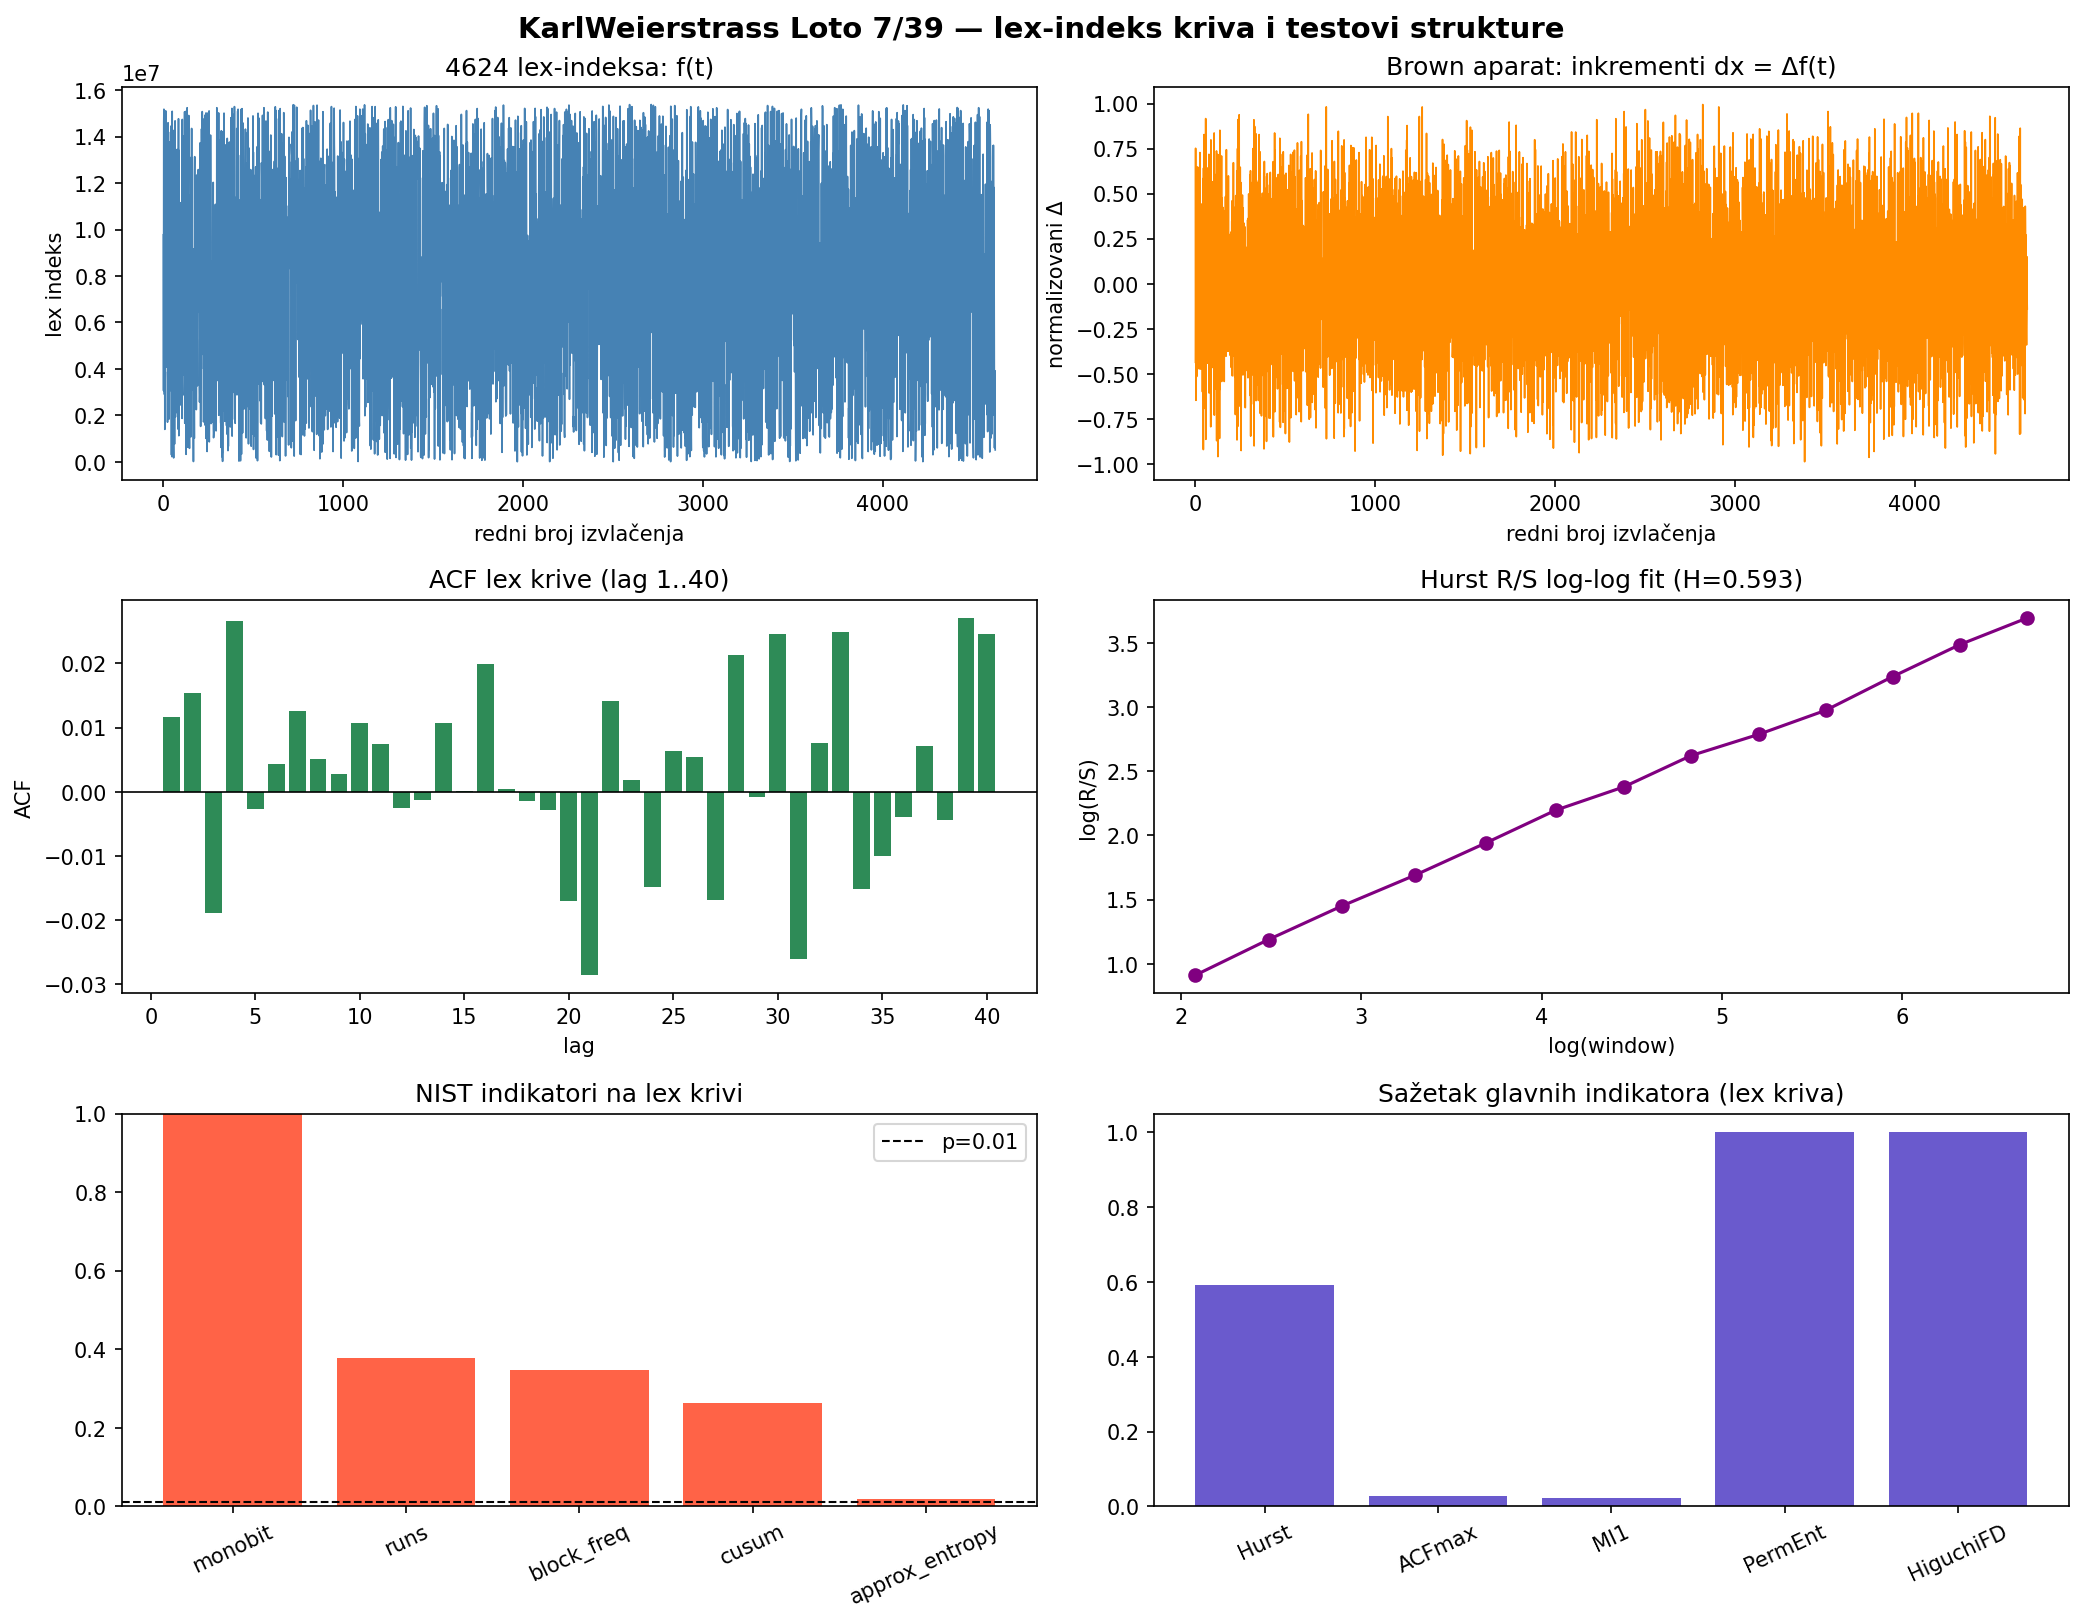

The Python source for this figure:
"""

MATHEMATICAL MYSTERIES
The Curve That Has No Tangent Anywhere
In 1872, Karl Weierstrass produced a curve that is unbroken everywhere and has a tangent nowhere

His function was continuous everywhere. It had no gaps, no jumps, no breaks.
And yet it had no tangent anywhere. Not at one bad point. Not at a few sharp corners. Nowhere.
That was the shock.

https://medium.com/@vplevris/the-curve-that-has-no-tangent-anywhere-272e99cc7945


If you differentiate the infinite sum of cosine functions and look at the coefficients in front of the cosines you will find out that the sum of them is not converging, and no convergence means no differentiability.

Ako diferenciraš beskonačnu sumu kosinusnih funkcija i pogledaš koeficijente ispred kosinusa, videćeš da njihova suma ne konvergira, a kad nema konvergencije, nema ni diferencijabilnosti.

Za našu krivu f(t) = lex-indeks to praktično znači:

Nema lokalne predvidljivosti smera — diferenciranje (kod nas: inkrementi dX = f(t+1) - f(t)) ne daje stabilan "izvod". Drugim rečima, ne postoji broj koji opisuje "trenutnu brzinu" krive; ona u svakom koraku skoči i levo i desno za milione.
Naši rezultati to potvrđuju: Higuchi FD ≈ 1.9988 (skoro maksimalno hrapavo), varijansa scaling slope ≈ 0.0018 (Brown referenca = 1), inkrementi nisu normalni. Sve to kaže da kriva pripada Weierstrass-tipu — neprekidna ali bez prave tangente.
Zato i nije moguće iz jednog poteza pogoditi tačan sledeći lex-indeks; "izvod" ne postoji.
Ono što ipak postoji je globalna struktura: Hurst ≈ 0.59 (slaba perzistentnost), lag-1 ACF/MI nad inkrementima ≈ 0.5 (jedan korak unazad nosi informaciju), rolling H/FD memorija. To koriste naši NEXT modeli — ne kao izvod, nego kao slabe statističke "ručke" oko kojih grade region kandidata, ne jednu tačku.
Ukratko: kriva je "fraktalno-Brownova" po prirodi, lokalno nepredvidljiva (kao Weierstrass), globalno blago perzistentna — i to je upravo prozor kroz koji predikcije iz koraka 3 imaju ikakvog smisla.

ne tražimo "tangentnu formulu" za sledeći broj, nego male statističke tragove u inače veoma hrapavoj krivi.

Ne predviđamo glatku krivu. Lovimo ponavljajuće tragove u hrapavoj krivi.






KarlWeierstrass algorithm for Loto 7/39 prediction

1. Weierstrass-ova funkcija nad svih 4624 do sad izvucenih kombinacija.       

2. Aparati.  
    a) Brownovo kretanje.    
    b) Hurst eksponent (R/S analiza)   
    c) Fraktalna dimenzija.      

3. nad svakim aparatom svaki test  
    a) Hurst eksponent.    
    b) Autokorelacija (ACF).   
    c) Mutual information.   
    d) Sample / permutation entropy.   
    e) NIST baterija testova nasumičnosti.          

Strukturu testiramo nad niz 4624 lex-indeksa (iz skalar 1..15.380.937).      
kad sve to uradis onda cemo izvrsiti analizu rezultata i izabrati sta je najbolje za predikciju sledece loto kombinacije




koncept ovako:

Niz nije 7 kolona nego jedan skalarni niz: svaka Loto 7/39 kombinacija se mapira u lex-indeks 1..C(39,7).
Nad tim nizom od 4624 lex-indeksa posmatramo "Weierstrass/fraktalnu" krivu: možda nema tangente, ali možda ima skrivenu strukturu.
Cilj nije odmah predikcija, nego prvo analiza: da li postoji prediktivna struktura.
Aparati: Brownovo kretanje, Hurst/R-S, fraktalna dimenzija.
Testovi: Hurst, ACF, mutual information, sample/permutation entropy, NIST randomness.
Tek posle rezultata biramo šta može da se koristi za predikciju sledeće kombinacije.




Koristimo:

Izvučene kombinacije: loto7_4624_k43.csv (bez headera) ili loto7hh_4624_k43.csv (sa headerom)
Ceo prostor kombinacija: kombinacije_39C7.csv ili kombinacijeH_39C7.csv
Svaka izvučena kombinacija se mapira na tačan red/indeks u 39C7 prostoru.
Dobijamo niz od 4624 lex-indeksa: to su stvarne 4624 tačke Karlove krive.
Ne radimo krivu od svih 15.380.937 tačaka, nego krivu od 4624 stvarno posećene tačke, gde je svaka tačka njen indeks u ukupnom prostoru.
Dakle f(t) je: t = redni broj izvlačenja 1..4624 f(t) = indeks te kombinacije u kombinacije_39C7.csv

To je osnova za Brown/Hurst/fraktal/NIST analizu.




učitavanje, lex-rank mapiranje, Weierstrass/Brown/Hurst/fraktal aparate, testove i TXT/PNG izlaz.



Skripta radi:

učita loto7_4624_k43.csv
svaku kombinaciju mapira u tačan lex-indeks iz prostora C(39,7)
formira krivu f(t)
računa aparate/testove: Brown inkrementi, Hurst R/S, ACF, mutual information, sample entropy, permutation entropy, Higuchi/Katz fraktalna dimenzija, NIST indikatori
snima 1_KarlWeierstrass.txt
snima 1_KarlWeierstrass.png




Funkcija je u kodu lex_idx (NumPy niz od 4624 vrednosti), f(t) = lex_idx[t-1]. Nacrtana je u trenutnom PNG-u kao mali panel gore-levo, ali je tu zbijena. Dodajem zaseban full-width PNG samo za nju.


dobićeš novu 1_KarlWeierstrass_kriva.png (full-width 16×5) sa svih 4624 tačaka.

Kratka analiza prvih rezultata iz tvog TXT-a:

Hurst H = 0.593 → blago iznad 0.5, ima slabu perzistenciju (dugoročnu pozitivnu zavisnost), nije čist random walk.
ACF max = 0.029 na lag 21 → ispod našeg praga 0.08, linearna memorija je slaba.
Mutual information lag 1 = 0.023, lag 7 = 0.023 → ispod praga 0.05, ni nelinearno nije jako.
Sample entropy = 2.24, permutation entropy = 0.99997 → suštinski maksimalno haotično.
NIST testovi (monobit, runs, block_freq, cusum, approx_entropy): svi p > 0.01 — ne odbacuju random hipotezu.
Inkrementi (Δf): očekivano anti-perzistentni (ACF lag1 = -0.50) jer differencing samo po sebi ubacuje anti-korelaciju, to nije signal o pravoj strukturi.
Zaključak: jedini blagi indikator je Hurst > 0.5 (perzistencija). Ostalo izgleda kao čisto random. Pre nego što kreneš ka modelu, ima smisla proveriti da li je taj Hurst stabilan (npr. testirati na pomeranjima prozora i na permutovanoj seriji za poređenje) — inače može da bude artefakt lex-numerisanja.


"""

import csv
import math
import os
import time
from collections import Counter
from datetime import timedelta

import matplotlib.pyplot as plt
import numpy as np
from scipy import stats


T0 = time.time()

CSV_DRAWS = "/Users/4c/Desktop/GHQ/data/loto7_4624_k43.csv"
CSV_ALL_COMBOS = "/Users/4c/Desktop/GHQ/data/kombinacije_39C7.csv"

HERE = os.path.dirname(os.path.abspath(__file__))
TXT_PATH = os.path.join(HERE, "1_KarlWeierstrass.txt")
PNG_PATH = os.path.join(HERE, "1_KarlWeierstrass.png")

N_MAX = 39
K_PICK = 7
TOTAL_COMBOS = math.comb(N_MAX, K_PICK)


# ─────────────────────────────────────────────────────────────────────
# 1. Mapiranje izvucene kombinacije u lex-indeks iz prostora 39C7
#    Kombinacije u kombinacije_39C7.csv su lex-sortirane:
#    1,2,3,4,5,6,7  → indeks 1
#    1,2,3,4,5,6,8  → indeks 2
#    ...
#    Zato se isti indeks dobija direktno kombinatornom lex-rank formulom,
#    bez ucitavanja 15.380.937 redova u RAM.
# ─────────────────────────────────────────────────────────────────────
def read_loto_csv(path):
    rows = []
    with open(path, "r", encoding="utf-8", newline="") as f:
        reader = csv.reader(f)
        for row in reader:
            if len(row) < K_PICK:
                continue
            try:
                nums = tuple(sorted(int(x) for x in row[:K_PICK]))
            except ValueError:
                continue
            if len(nums) == K_PICK and len(set(nums)) == K_PICK:
                rows.append(nums)
    return rows


def lex_rank_1based(combo, n=N_MAX, k=K_PICK):
    """1-based lexicographic index equivalent to row number in kombinacije_39C7.csv."""
    combo = tuple(sorted(combo))
    rank0 = 0
    prev = 0
    for i, value in enumerate(combo):
        remaining = k - i - 1
        for candidate in range(prev + 1, value):
            rank0 += math.comb(n - candidate, remaining)
        prev = value
    return rank0 + 1


def combo_from_lex_rank_1based(rank, n=N_MAX, k=K_PICK):
    """Inverse lex-rank: indeks iz 1..C(39,7) → loto kombinacija."""
    rank0 = int(rank) - 1
    combo = []
    prev = 0
    for i in range(k):
        remaining = k - i - 1
        for candidate in range(prev + 1, n + 1):
            block = math.comb(n - candidate, remaining)
            if rank0 >= block:
                rank0 -= block
            else:
                combo.append(candidate)
                prev = candidate
                break
    return tuple(combo)


draws = read_loto_csv(CSV_DRAWS)
lex_idx = np.array([lex_rank_1based(row) for row in draws], dtype=np.float64)
t = np.arange(1, len(lex_idx) + 1, dtype=np.float64)

print()
print("KarlWeierstrass / lex-indeks analiza Loto 7/39")
print("=" * 60)
print(f"CSV izvucenih kombinacija: {CSV_DRAWS}")
print(f"CSV prostora 39C7:         {CSV_ALL_COMBOS}")
print(f"Ucitano izvucenja:         {len(draws)}")
print(f"Ukupan prostor C(39,7):    {TOTAL_COMBOS}")
print(f"Prvi lex-indeksi:          {lex_idx[:10].astype(int).tolist()}")
print()


# ─────────────────────────────────────────────────────────────────────
# 2. Aparati: Weierstrass kriva, Brownovo kretanje, Hurst, fraktal
# ─────────────────────────────────────────────────────────────────────
def normalize01(x):
    x = np.asarray(x, dtype=float)
    span = float(x.max() - x.min())
    return (x - x.min()) / (span + 1e-12)


def brown_increments(x):
    return np.diff(np.asarray(x, dtype=float))


def hurst_rs(series, min_window=8, max_window=None):
    """R/S Hurst estimate: slope of log(R/S) vs log(window)."""
    x = np.asarray(series, dtype=float)
    n = len(x)
    if max_window is None:
        max_window = max(min_window * 2, n // 4)

    windows = []
    w = min_window
    while w <= max_window:
        windows.append(w)
        w = int(w * 1.45) + 1

    rs_values = []
    used_windows = []
    for w in windows:
        chunks = n // w
        if chunks < 2:
            continue
        vals = []
        for i in range(chunks):
            seg = x[i * w:(i + 1) * w]
            seg = seg - seg.mean()
            z = np.cumsum(seg)
            r = z.max() - z.min()
            s = seg.std(ddof=1)
            if s > 0:
                vals.append(r / s)
        if vals:
            used_windows.append(w)
            rs_values.append(float(np.mean(vals)))

    if len(used_windows) < 2:
        return np.nan, [], []
    slope, intercept, r_value, p_value, stderr = stats.linregress(
        np.log(used_windows), np.log(rs_values)
    )
    return float(slope), used_windows, rs_values


def acf_values(series, max_lag=40):
    x = np.asarray(series, dtype=float)
    x = x - x.mean()
    denom = np.dot(x, x)
    vals = []
    for lag in range(1, max_lag + 1):
        num = np.dot(x[:-lag], x[lag:])
        vals.append(float(num / (denom + 1e-12)))
    return np.array(vals)


def mutual_information_lag(series, lag=1, bins=16):
    x = np.asarray(series, dtype=float)
    a = x[:-lag]
    b = x[lag:]
    hist, _, _ = np.histogram2d(a, b, bins=bins)
    pxy = hist / (hist.sum() + 1e-12)
    px = pxy.sum(axis=1)
    py = pxy.sum(axis=0)
    nz = pxy > 0
    return float(np.sum(pxy[nz] * np.log(pxy[nz] / (px[:, None] * py[None, :] + 1e-12)[nz])))


def sample_entropy(series, m=2, r=None, max_points=1200):
    """Sample entropy; uses tail sample to keep runtime reasonable."""
    x = np.asarray(series, dtype=float)
    if len(x) > max_points:
        x = x[-max_points:]
    if r is None:
        r = 0.2 * x.std(ddof=1)
    if r <= 0 or len(x) <= m + 2:
        return np.nan

    def count_matches(mm):
        templates = np.array([x[i:i + mm] for i in range(len(x) - mm + 1)])
        count = 0
        for i in range(len(templates) - 1):
            dist = np.max(np.abs(templates[i + 1:] - templates[i]), axis=1)
            count += int(np.sum(dist <= r))
        return count

    b = count_matches(m)
    a = count_matches(m + 1)
    if a == 0 or b == 0:
        return np.inf
    return float(-np.log(a / b))


def permutation_entropy(series, order=3, delay=1):
    x = np.asarray(series, dtype=float)
    patterns = []
    limit = len(x) - delay * (order - 1)
    for i in range(limit):
        window = x[i:i + delay * order:delay]
        patterns.append(tuple(np.argsort(window)))
    counts = Counter(patterns)
    probs = np.array(list(counts.values()), dtype=float)
    probs /= probs.sum()
    pe = -np.sum(probs * np.log(probs + 1e-12))
    return float(pe / np.log(math.factorial(order)))


def higuchi_fd(series, kmax=30):
    x = np.asarray(series, dtype=float)
    n = len(x)
    lk = []
    ks = []
    for k in range(1, kmax + 1):
        lm = []
        for m in range(k):
            idx = np.arange(m, n, k)
            if len(idx) < 2:
                continue
            length = np.sum(np.abs(np.diff(x[idx])))
            norm = (n - 1) / (len(idx) * k)
            lm.append(length * norm)
        if lm:
            ks.append(k)
            lk.append(np.mean(lm))
    slope, intercept, r_value, p_value, stderr = stats.linregress(np.log(1 / np.array(ks)), np.log(lk))
    return float(slope)


# Katz FD je dodat zbog kratkog, stabilnog fraktalnog indikatora na jednoj krivi.
def katz_fd(series):
    x = np.asarray(series, dtype=float)
    diffs = np.abs(np.diff(x))
    length = diffs.sum()
    d = np.max(np.abs(x - x[0]))
    n = len(x)
    if length <= 0 or d <= 0:
        return np.nan
    return float(np.log10(n) / (np.log10(d / length) + np.log10(n)))


def nist_bits_from_series(series):
    x = np.asarray(series, dtype=float)
    med = np.median(x)
    return (x > med).astype(int)


def nist_monobit(bits):
    n = len(bits)
    s = np.sum(2 * bits - 1)
    return float(math.erfc(abs(s) / math.sqrt(2 * n)))


def nist_runs(bits):
    n = len(bits)
    pi = bits.mean()
    if abs(pi - 0.5) >= 2 / math.sqrt(n):
        return 0.0
    runs = 1 + np.sum(bits[1:] != bits[:-1])
    return float(math.erfc(abs(runs - 2 * n * pi * (1 - pi)) /
                           (2 * math.sqrt(2 * n) * pi * (1 - pi))))


def nist_block_frequency(bits, block_size=64):
    n_blocks = len(bits) // block_size
    if n_blocks < 2:
        return np.nan
    blocks = bits[:n_blocks * block_size].reshape(n_blocks, block_size)
    pis = blocks.mean(axis=1)
    chi2 = 4 * block_size * np.sum((pis - 0.5) ** 2)
    return float(stats.chi2.sf(chi2, n_blocks))


def nist_cusum(bits):
    steps = 2 * bits - 1
    z = np.max(np.abs(np.cumsum(steps)))
    n = len(bits)
    if z == 0:
        return 1.0
    # Priblizna verzija CUSUM p-value; dovoljna kao indikator u ovoj analizi.
    return float(2 * (1 - stats.norm.cdf(z / math.sqrt(n))))


def nist_approx_entropy(bits, m=2):
    def phi(mm):
        ext = np.concatenate([bits, bits[:mm - 1]])
        counts = Counter(tuple(ext[i:i + mm]) for i in range(len(bits)))
        probs = np.array(list(counts.values()), dtype=float) / len(bits)
        return np.sum(probs * np.log(probs + 1e-12))

    ap_en = phi(m) - phi(m + 1)
    chi2 = 2 * len(bits) * (math.log(2) - ap_en)
    return float(stats.chi2.sf(chi2, 2 ** (m - 1)))


def nist_battery(series):
    bits = nist_bits_from_series(series)
    return {
        "monobit": nist_monobit(bits),
        "runs": nist_runs(bits),
        "block_freq": nist_block_frequency(bits),
        "cusum": nist_cusum(bits),
        "approx_entropy": nist_approx_entropy(bits),
    }


def test_suite(name, series):
    x = np.asarray(series, dtype=float)
    h, _, _ = hurst_rs(x)
    acf = acf_values(x, max_lag=40)
    mi1 = mutual_information_lag(x, lag=1, bins=16)
    mi7 = mutual_information_lag(x, lag=7, bins=16) if len(x) > 7 else np.nan
    se = sample_entropy(x)
    pe = permutation_entropy(x, order=3)
    hfd = higuchi_fd(x, kmax=30)
    kfd = katz_fd(x)
    nist = nist_battery(x)
    return {
        "aparat": name,
        "n": len(x),
        "hurst_rs": h,
        "acf_max_abs_lag1_40": float(np.max(np.abs(acf))),
        "acf_lag_at_max": int(np.argmax(np.abs(acf)) + 1),
        "acf_lag1": float(acf[0]),
        "mutual_info_lag1": mi1,
        "mutual_info_lag7": mi7,
        "sample_entropy": se,
        "permutation_entropy_norm": pe,
        "higuchi_fd": hfd,
        "katz_fd": kfd,
        **{f"nist_{k}": v for k, v in nist.items()},
    }


weier_curve = normalize01(lex_idx)
brown_curve = np.cumsum(brown_increments(weier_curve))
brown_dx = brown_increments(weier_curve)

results = [
    test_suite("Weierstrass lex kriva f(t)", weier_curve),
    test_suite("Brownovo kretanje: kumulativni dx", brown_curve),
    test_suite("Brownovo kretanje: inkrementi dx", brown_dx),
    test_suite("Hurst/R-S nad lex krivom", weier_curve),
    test_suite("Fraktalna dimenzija nad lex krivom", weier_curve),
]


def status_from_results(row):
    signals = []
    if not np.isnan(row["hurst_rs"]):
        if row["hurst_rs"] > 0.57:
            signals.append("H>0.57 perzistentno")
        elif row["hurst_rs"] < 0.43:
            signals.append("H<0.43 anti-perzistentno")
    if row["acf_max_abs_lag1_40"] > 0.08:
        signals.append("ACF pik")
    if row["mutual_info_lag1"] > 0.05 or row["mutual_info_lag7"] > 0.05:
        signals.append("MI signal")
    if row["permutation_entropy_norm"] < 0.95:
        signals.append("niska perm-entropy")
    nist_bad = [
        k for k, v in row.items()
        if k.startswith("nist_") and isinstance(v, float) and not np.isnan(v) and v < 0.01
    ]
    if nist_bad:
        signals.append("NIST p<0.01")
    return ", ".join(signals) if signals else "bez jakog signala"


# ─────────────────────────────────────────────────────────────────────
# 3. Izlaz: TXT + PNG za analizu rezultata pre bilo kakve predikcije
# ─────────────────────────────────────────────────────────────────────
print("Rezultati testova po aparatu:")
print(f"{'Aparat':<42}{'H':>8}{'ACFmax':>10}{'MI1':>10}{'PE':>8}{'HFD':>8}  Signal")
print("-" * 110)
for r in results:
    print(f"{r['aparat']:<42}{r['hurst_rs']:>8.3f}{r['acf_max_abs_lag1_40']:>10.3f}"
          f"{r['mutual_info_lag1']:>10.3f}{r['permutation_entropy_norm']:>8.3f}"
          f"{r['higuchi_fd']:>8.3f}  {status_from_results(r)}")
print()

# Standalone Karlova kriva — svih 4624 tacaka, full width radi citljivosti.
KRIVA_PNG = os.path.join(HERE, "1_KarlWeierstrass_kriva.png")
fig_curve, ax_curve = plt.subplots(figsize=(16, 5))
ax_curve.plot(t, lex_idx, linewidth=0.6, color="steelblue")
ax_curve.set_title(
    f"Karlova kriva: f(t) = lex-indeks za svih {len(lex_idx)} izvlacenja "
    f"(opseg 1..{TOTAL_COMBOS:,})",
    fontsize=12,
)
ax_curve.set_xlabel("t (redni broj izvlacenja)")
ax_curve.set_ylabel("lex-indeks u 39C7")
ax_curve.set_xlim(1, len(lex_idx))
ax_curve.grid(True, alpha=0.3)
fig_curve.tight_layout()
fig_curve.savefig(KRIVA_PNG, dpi=150, bbox_inches="tight")
plt.show()

fig, axes = plt.subplots(3, 2, figsize=(14, 11))
fig.suptitle("KarlWeierstrass Loto 7/39 — lex-indeks kriva i testovi strukture",
             fontsize=14, fontweight="bold")

axes[0, 0].plot(t, lex_idx, linewidth=0.8, color="steelblue")
axes[0, 0].set_title("4624 lex-indeksa: f(t)")
axes[0, 0].set_xlabel("redni broj izvlačenja")
axes[0, 0].set_ylabel("lex indeks")

axes[0, 1].plot(t[1:], brown_dx, linewidth=0.8, color="darkorange")
axes[0, 1].set_title("Brown aparat: inkrementi dx = Δf(t)")
axes[0, 1].set_xlabel("redni broj izvlačenja")
axes[0, 1].set_ylabel("normalizovani Δ")

acf = acf_values(weier_curve, max_lag=40)
axes[1, 0].bar(np.arange(1, 41), acf, color="seagreen")
axes[1, 0].axhline(0, color="black", linewidth=0.8)
axes[1, 0].set_title("ACF lex krive (lag 1..40)")
axes[1, 0].set_xlabel("lag")
axes[1, 0].set_ylabel("ACF")

h, hw, hrs = hurst_rs(weier_curve)
axes[1, 1].plot(np.log(hw), np.log(hrs), marker="o", color="purple")
axes[1, 1].set_title(f"Hurst R/S log-log fit (H={h:.3f})")
axes[1, 1].set_xlabel("log(window)")
axes[1, 1].set_ylabel("log(R/S)")

nist_names = ["monobit", "runs", "block_freq", "cusum", "approx_entropy"]
nist_vals = [results[0][f"nist_{name}"] for name in nist_names]
axes[2, 0].bar(nist_names, nist_vals, color="tomato")
axes[2, 0].axhline(0.01, color="black", linestyle="--", linewidth=1, label="p=0.01")
axes[2, 0].set_ylim(0, 1)
axes[2, 0].set_title("NIST indikatori na lex krivi")
axes[2, 0].tick_params(axis="x", rotation=25)
axes[2, 0].legend()

metric_names = ["Hurst", "ACFmax", "MI1", "PermEnt", "HiguchiFD"]
metric_vals = [
    results[0]["hurst_rs"],
    results[0]["acf_max_abs_lag1_40"],
    results[0]["mutual_info_lag1"],
    results[0]["permutation_entropy_norm"],
    results[0]["higuchi_fd"],
]
axes[2, 1].bar(metric_names, metric_vals, color="slateblue")
axes[2, 1].set_title("Sažetak glavnih indikatora (lex kriva)")
axes[2, 1].tick_params(axis="x", rotation=25)

plt.tight_layout()
plt.savefig(PNG_PATH, dpi=150, bbox_inches="tight")
plt.show()

elapsed = time.time() - T0

with open(TXT_PATH, "w", encoding="utf-8") as f:
    f.write("KarlWeierstrass algorithm for Loto 7/39 prediction\n")
    f.write("=" * 70 + "\n\n")
    f.write("Ulaz:\n")
    f.write(f"  Izvucene kombinacije: {CSV_DRAWS}\n")
    f.write(f"  Ukupan prostor 39C7:  {CSV_ALL_COMBOS}\n")
    f.write(f"  Ucitano izvucenja:    {len(draws)}\n")
    f.write(f"  C(39,7):              {TOTAL_COMBOS}\n")
    f.write(f"  PNG (multi-panel):    {PNG_PATH}\n")
    f.write(f"  PNG (kriva 4624 tac.):{KRIVA_PNG}\n\n")

    f.write("Mapiranje:\n")
    f.write("  f(t) = lex-indeks izvucene kombinacije u skupu svih 39C7 kombinacija\n")
    f.write("  Prvih 10 tacaka krive:\n")
    for i in range(min(10, len(draws))):
        f.write(f"    t={i+1:<4} combo={draws[i]}  lex={int(lex_idx[i])}\n")
    f.write("\n")

    f.write("Rezultati testova po aparatu:\n")
    headers = [
        "aparat", "n", "hurst_rs", "acf_max_abs_lag1_40", "acf_lag_at_max",
        "acf_lag1", "mutual_info_lag1", "mutual_info_lag7",
        "sample_entropy", "permutation_entropy_norm",
        "higuchi_fd", "katz_fd",
        "nist_monobit", "nist_runs", "nist_block_freq",
        "nist_cusum", "nist_approx_entropy",
    ]
    f.write("\t".join(headers + ["signal"]) + "\n")
    for r in results:
        row = []
        for hname in headers:
            val = r[hname]
            if isinstance(val, float):
                row.append(f"{val:.6f}" if np.isfinite(val) else str(val))
            else:
                row.append(str(val))
        row.append(status_from_results(r))
        f.write("\t".join(row) + "\n")

    f.write("\nTumacenje pragova (radno, za izbor narednog modela):\n")
    f.write("  Hurst ~0.5: blizu random walk; >0.57 perzistentno; <0.43 anti-perzistentno.\n")
    f.write("  ACFmax >0.08: moguci linearni memorijski signal u lagovima 1..40.\n")
    f.write("  Mutual information >0.05: moguci nelinearni signal.\n")
    f.write("  Permutation entropy <0.95: redosled nije maksimalno haotican.\n")
    f.write("  NIST p<0.01: taj test odbacuje jednostavnu random hipotezu za binarizovani niz.\n")
    f.write("\nNapomena:\n")
    f.write("  Ovo NIJE predikcija. Ovo je analiza da li uopste postoji struktura za predikciju.\n")
    f.write(f"\nUkupno vreme: {timedelta(seconds=int(elapsed))} ({elapsed:.1f} s)\n")

print(f"PNG saved → {KRIVA_PNG}")
print(f"PNG saved → {PNG_PATH}")
print(f"TXT saved → {TXT_PATH}")
print(f"Ukupno vreme: {timedelta(seconds=int(elapsed))} ({elapsed:.1f} s)")
print()




"""

KarlWeierstrass / lex-indeks analiza Loto 7/39
============================================================
CSV izvucenih kombinacija: /data/loto7_4624_k43.csv
CSV prostora 39C7:         /data/kombinacije_39C7.csv
Ucitano izvucenja:         4624
Ukupan prostor C(39,7):    15380937
Prvi lex-indeksi:          [9774196, 3064646, 14623405, 15178170, 5219568, 10167673, 2903730, 9326447, 1398581, 4751586]

Rezultati testova po aparatu:
Aparat                                           H    ACFmax       MI1      PE     HFD  Signal
--------------------------------------------------------------------------------------------------------------
Weierstrass lex kriva f(t)                   0.593     0.029     0.023   1.000   1.000  H>0.57 perzistentno
Brownovo kretanje: kumulativni dx            0.591     0.029     0.023   1.000   1.000  H>0.57 perzistentno
Brownovo kretanje: inkrementi dx             0.069     0.502     0.180   0.995   1.028  H<0.43 anti-perzistentno, ACF pik, MI signal, NIST p<0.01
Hurst/R-S nad lex krivom                     0.593     0.029     0.023   1.000   1.000  H>0.57 perzistentno
Fraktalna dimenzija nad lex krivom           0.593     0.029     0.023   1.000   1.000  H>0.57 perzistentno

PNG saved → /1_KarlWeierstrass_kriva.png
PNG saved → /1_KarlWeierstrass.png
TXT saved → /1_KarlWeierstrass.txt
Ukupno vreme: 0:00:28 (28.3 s)
"""
